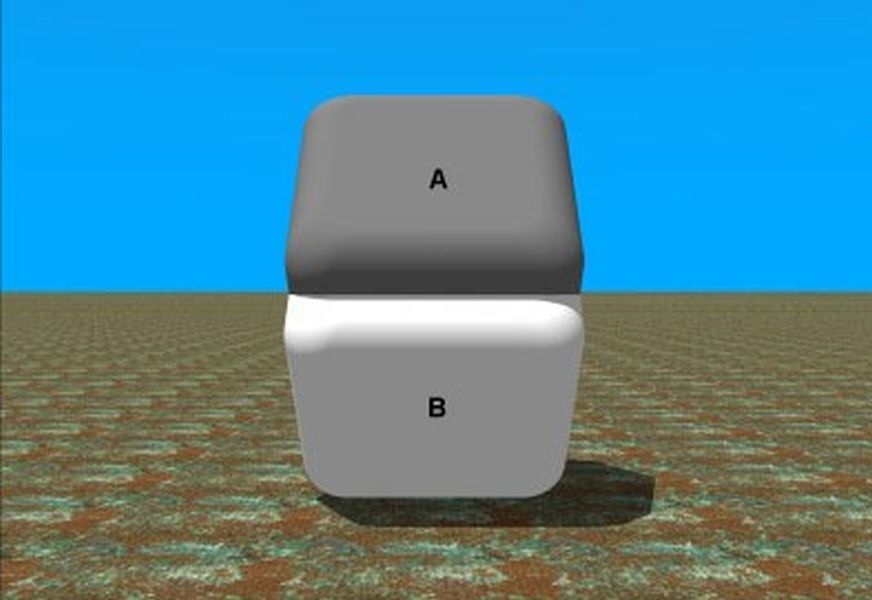
%> input picture Color_Illusions/identical-colors-big.jpg, 872 x 600 px
$ octave test_blocks.m   (GNU Octave 9; MATLAB toolbox functions it lacks are replaced by stand-ins)
%> lines starting %> are read from the running program, lines starting %| are printed output that depends on the picture; in (x1, y1, x2, y2) boxes, pixels count from 0 and x2, y2 are one past the last pixel; in counts of white or black regions, pixels touching at a corner belong together; the program's own positions count from 1
### Images/flattenimage.m
function out = flattenimage(data)

out = uint8((1/3)*(double(data(:,:,1))+double(data(:,:,2))+double(data(:,:,3))));
% Copyright - Carlos Montalvo 2015
% You may freely distribute this file but please keep my name in here
% as the original owner

### purge.m
fclose all;
clear all;
clear;
close all;
clc;
% Copyright - Carlos Montalvo 2015
% You may freely distribute this file but please keep my name in here
% as the original owner

### Color_Illusions/test_blocks.m
purge

im = imread('identical-colors-big.jpg');
%> im is the input picture: size 600x872x3 uint8; mean R, G, B 75.9, 134.8, 155.2
figure()
imshow(im)

imgray = flattenimage(im);
%> in flattenimage, `out = uint8((1/3)*(double(data(:,:,1))+double(data(:,:,2))+double(data..`:
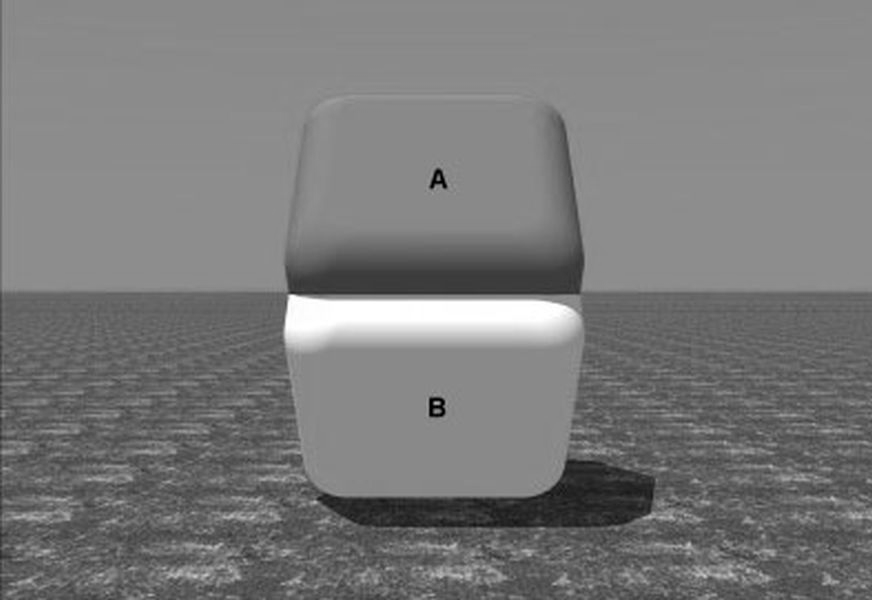
%> out: size 600x872 uint8; min 0, max 255, mean 121.9
figure()
imshow(imgray)

imgraydbl = double(imgray);
figure()
mesh(imgraydbl)
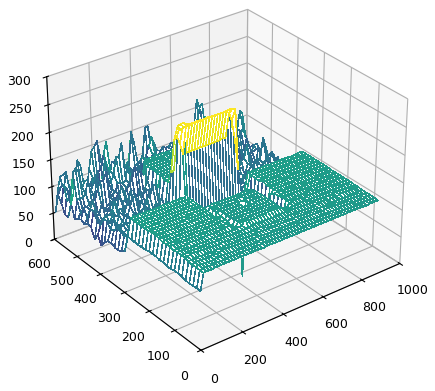
%> figure redrawn from the program's plot data


%%%Edit image
imgraydbl(imgraydbl > 150) = 137;
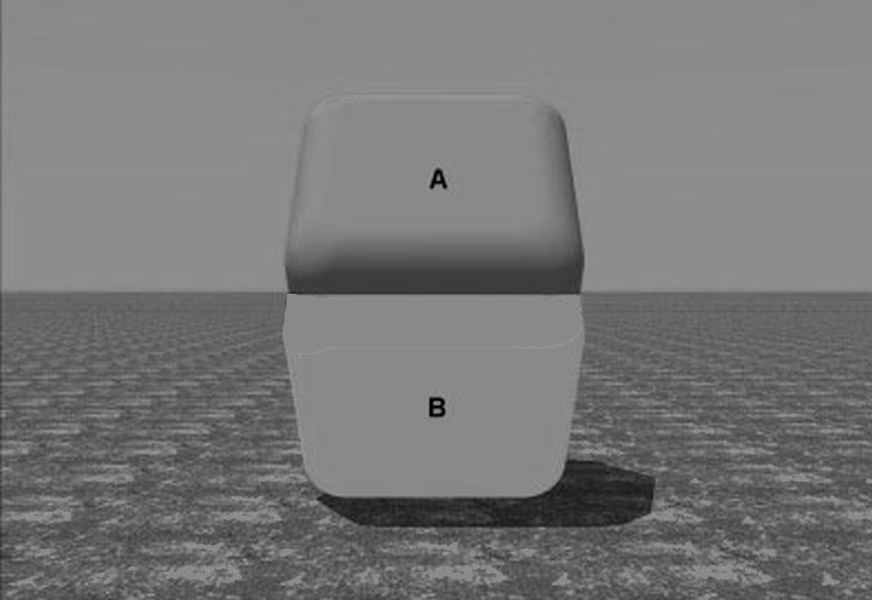
%> imgraydbl: size 600x872 double; min 0, max 150, mean 119.5
for ii = 288:582
    for jj = 350:-1:225
        if imgraydbl(jj,ii) ~= 137;
            imgraydbl(jj,ii) = 137;
        end
    end
end
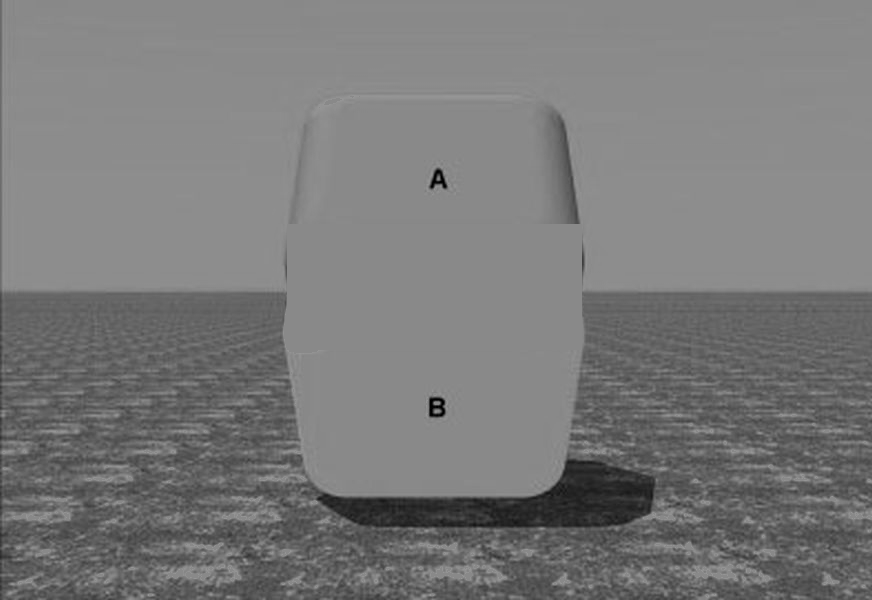
%> imgraydbl: size 600x872 double; 4.42% of pixels changed, all inside (x1, y1, x2, y2) = (287, 224, 582, 350)

imgrayback = uint8(imgraydbl);
figure()
imshow(imgrayback)
